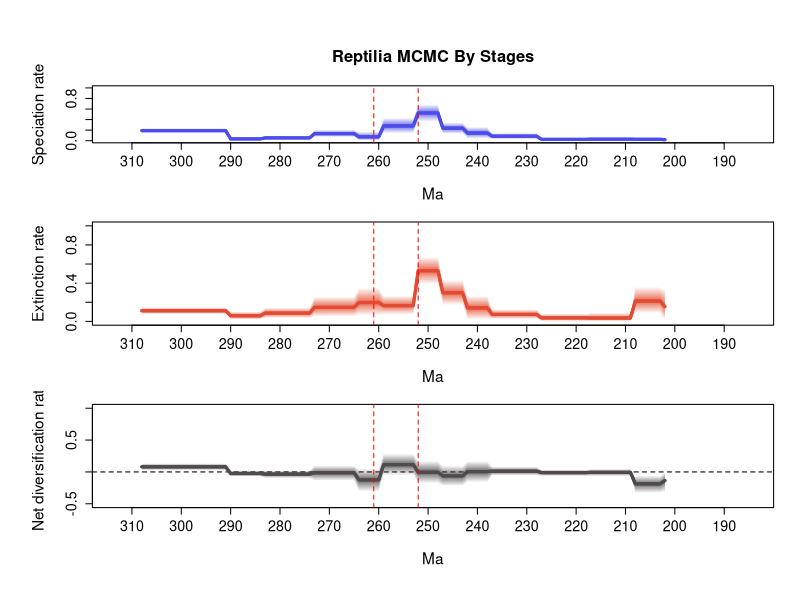

Generate this figure with R:
# 1 files combined:
# 	C:\Users\SimoesLabAdmin\Documents\BDNN_Arielli\temnospondyli\mcmc_fixshift_no_predictors\D_mcmc/combined_10_marginal_rates.log

# 95% HPDs calculated using code from Biopy (https://www.cs.auckland.ac.nz/~yhel002/biopy/)

pdf(file='C:/Users/SimoesLabAdmin/Documents/BDNN_Arielli/temnospondyli/mcmc_fixshift_no_predictors/D_mcmc/combined_10_marginal_rates_RTT_final.pdf',width=8, height=10.8)
par(mfrow=c(3,1), cex.main=1.7, cex.lab=1.4, cex.axis=1.3,
    # mar=c(4, 5, 4.5, 2),   # bottom, left, top, right margins - increased top margin
    mgp=c(3.5, 1, 0),      # distance of axis labels from plot, increase first value to move y axis label further out
    oma=c(2, 2, 2, 0))     # outer margins for the entire figure
library(scales)
plot_RTT <- function (age,hpd_M,hpd_m,mean_m,color){
    N=100
    beta=(1:(N-1))/N
    alpha_shape=0.25
    cat=1-(beta^(1./alpha_shape))
    for (i in 1:(N-1)){
        trans= 1/N + 2/N
        polygon(c(age, rev(age)), c(hpd_M-((hpd_M-mean_m)*cat[i]), rev(hpd_m+((mean_m-hpd_m)*cat[i]))), col = alpha(color,trans), border = NA)
    }
    lines(rev(age), rev(mean_m), col = color, lwd=3)
}
    
L_hpd_m95=c(NA, NA,NA,NA,NA,NA,NA,NA,NA,NA,NA,NA,NA,NA,NA,NA,NA,NA,NA,NA,NA,NA,NA,NA,NA,NA,NA,NA,NA,NA,NA,NA,NA,NA,NA,NA,NA,NA,NA,NA,NA,NA,NA,NA,NA,NA,NA,NA,NA,NA,NA,NA,NA,NA,NA,NA,NA,NA,NA,NA,NA,NA,NA,NA,NA,NA,NA,NA,NA,NA,NA,NA,NA,NA,NA,NA,NA,NA,NA,NA,NA,NA,NA,NA,NA,NA,NA,NA,NA,NA,NA,NA,NA,NA,NA,NA,NA,NA,NA,NA,NA,NA,NA,NA,NA,NA,NA,NA,NA,NA,NA,NA,NA,NA,NA,NA,NA,NA,NA,NA,NA,NA,NA,NA,NA,NA,NA,NA,NA,NA,NA,NA,NA,NA,NA,NA,NA,NA,NA,NA,NA,NA,NA,NA,NA,NA,NA,NA,NA,NA,NA,NA,NA,NA,NA,NA,NA,NA,NA,NA,NA,NA,NA,NA,NA,NA,NA,NA,NA,NA,NA,NA,NA,NA,NA,NA,NA,NA,NA,NA,NA,NA,NA,NA,NA,NA,NA,NA,NA,NA,NA,NA,NA,NA,NA,NA,NA,NA,NA,NA,NA,NA,0.0,1e-06,1e-06,1e-06,1e-06,1e-06,1e-06,3e-06,3e-06,3e-06,3e-06,3e-06,3e-06,3e-06,3e-06,3e-06,0.000437,0.000437,0.000437,0.000437,0.000437,0.000437,0.000437,0.000437,0.000437,0.000437,0.03095,0.03095,0.03095,0.03095,0.03095,0.03095,0.03095,0.03095,0.03095,0.03095,0.03717,0.03717,0.03717,0.03717,0.03717,0.129809,0.129809,0.129809,0.129809,0.129809,0.363682,0.363682,0.363682,0.363682,0.363682,0.136863,0.136863,0.136863,0.136863,0.136863,0.136863,0.136863,2e-06,2e-06,2e-06,2e-06,2e-06,0.06914,0.06914,0.06914,0.06914,0.06914,0.06914,0.06914,0.06914,0.06914,0.022938,0.022938,0.022938,0.022938,0.022938,0.022938,0.022938,0.022938,0.022938,0.022938,0.007637,0.007637,0.007637,0.007637,0.007637,0.007637,0.007637,0.148041,0.148041,0.148041,0.148041,0.148041,0.148041,0.148041,0.148041,0.148041,0.148041,0.148041,0.148041,0.148041,0.148041,0.148041,0.148041,0.148041,0.148041)
L_hpd_M95=c(NA, NA,NA,NA,NA,NA,NA,NA,NA,NA,NA,NA,NA,NA,NA,NA,NA,NA,NA,NA,NA,NA,NA,NA,NA,NA,NA,NA,NA,NA,NA,NA,NA,NA,NA,NA,NA,NA,NA,NA,NA,NA,NA,NA,NA,NA,NA,NA,NA,NA,NA,NA,NA,NA,NA,NA,NA,NA,NA,NA,NA,NA,NA,NA,NA,NA,NA,NA,NA,NA,NA,NA,NA,NA,NA,NA,NA,NA,NA,NA,NA,NA,NA,NA,NA,NA,NA,NA,NA,NA,NA,NA,NA,NA,NA,NA,NA,NA,NA,NA,NA,NA,NA,NA,NA,NA,NA,NA,NA,NA,NA,NA,NA,NA,NA,NA,NA,NA,NA,NA,NA,NA,NA,NA,NA,NA,NA,NA,NA,NA,NA,NA,NA,NA,NA,NA,NA,NA,NA,NA,NA,NA,NA,NA,NA,NA,NA,NA,NA,NA,NA,NA,NA,NA,NA,NA,NA,NA,NA,NA,NA,NA,NA,NA,NA,NA,NA,NA,NA,NA,NA,NA,NA,NA,NA,NA,NA,NA,NA,NA,NA,NA,NA,NA,NA,NA,NA,NA,NA,NA,NA,NA,NA,NA,NA,NA,NA,NA,NA,NA,NA,NA,0.065275,0.068531,0.068531,0.068531,0.068531,0.068531,0.068531,0.067105,0.067105,0.067105,0.067105,0.067105,0.067105,0.067105,0.067105,0.067105,0.057162,0.057162,0.057162,0.057162,0.057162,0.057162,0.057162,0.057162,0.057162,0.057162,0.145917,0.145917,0.145917,0.145917,0.145917,0.145917,0.145917,0.145917,0.145917,0.145917,0.261769,0.261769,0.261769,0.261769,0.261769,0.346997,0.346997,0.346997,0.346997,0.346997,0.689807,0.689807,0.689807,0.689807,0.689807,0.43677,0.43677,0.43677,0.43677,0.43677,0.43677,0.43677,0.171928,0.171928,0.171928,0.171928,0.171928,0.206786,0.206786,0.206786,0.206786,0.206786,0.206786,0.206786,0.206786,0.206786,0.085455,0.085455,0.085455,0.085455,0.085455,0.085455,0.085455,0.085455,0.085455,0.085455,0.064284,0.064284,0.064284,0.064284,0.064284,0.064284,0.064284,0.236873,0.236873,0.236873,0.236873,0.236873,0.236873,0.236873,0.236873,0.236873,0.236873,0.236873,0.236873,0.236873,0.236873,0.236873,0.236873,0.236873,0.236873)
M_hpd_m95=c(NA, NA,NA,NA,NA,NA,NA,NA,NA,NA,NA,NA,NA,NA,NA,NA,NA,NA,NA,NA,NA,NA,NA,NA,NA,NA,NA,NA,NA,NA,NA,NA,NA,NA,NA,NA,NA,NA,NA,NA,NA,NA,NA,NA,NA,NA,NA,NA,NA,NA,NA,NA,NA,NA,NA,NA,NA,NA,NA,NA,NA,NA,NA,NA,NA,NA,NA,NA,NA,NA,NA,NA,NA,NA,NA,NA,NA,NA,NA,NA,NA,NA,NA,NA,NA,NA,NA,NA,NA,NA,NA,NA,NA,NA,NA,NA,NA,NA,NA,NA,NA,NA,NA,NA,NA,NA,NA,NA,NA,NA,NA,NA,NA,NA,NA,NA,NA,NA,NA,NA,NA,NA,NA,NA,NA,NA,NA,NA,NA,NA,NA,NA,NA,NA,NA,NA,NA,NA,NA,NA,NA,NA,NA,NA,NA,NA,NA,NA,NA,NA,NA,NA,NA,NA,NA,NA,NA,NA,NA,NA,NA,NA,NA,NA,NA,NA,NA,NA,NA,NA,NA,NA,NA,NA,NA,NA,NA,NA,NA,NA,NA,NA,NA,NA,NA,NA,NA,NA,NA,NA,NA,NA,NA,NA,NA,NA,NA,NA,NA,NA,NA,NA,0.0,0.083061,0.083061,0.083061,0.083061,0.083061,0.083061,6e-06,6e-06,6e-06,6e-06,6e-06,6e-06,6e-06,6e-06,6e-06,3.4e-05,3.4e-05,3.4e-05,3.4e-05,3.4e-05,3.4e-05,3.4e-05,3.4e-05,3.4e-05,3.4e-05,0.023514,0.023514,0.023514,0.023514,0.023514,0.023514,0.023514,0.023514,0.023514,0.023514,0.018411,0.018411,0.018411,0.018411,0.018411,0.17053,0.17053,0.17053,0.17053,0.17053,0.389703,0.389703,0.389703,0.389703,0.389703,0.071678,0.071678,0.071678,0.071678,0.071678,0.071678,0.071678,0.059307,0.059307,0.059307,0.059307,0.059307,0.047968,0.047968,0.047968,0.047968,0.047968,0.047968,0.047968,0.047968,0.047968,0.032793,0.032793,0.032793,0.032793,0.032793,0.032793,0.032793,0.032793,0.032793,0.032793,0.018772,0.018772,0.018772,0.018772,0.018772,0.018772,0.018772,0.077799,0.077799,0.077799,0.077799,0.077799,0.077799,0.077799,0.077799,0.077799,0.077799,0.077799,0.077799,0.077799,0.077799,0.077799,0.077799,0.077799,0.077799)
M_hpd_M95=c(NA, NA,NA,NA,NA,NA,NA,NA,NA,NA,NA,NA,NA,NA,NA,NA,NA,NA,NA,NA,NA,NA,NA,NA,NA,NA,NA,NA,NA,NA,NA,NA,NA,NA,NA,NA,NA,NA,NA,NA,NA,NA,NA,NA,NA,NA,NA,NA,NA,NA,NA,NA,NA,NA,NA,NA,NA,NA,NA,NA,NA,NA,NA,NA,NA,NA,NA,NA,NA,NA,NA,NA,NA,NA,NA,NA,NA,NA,NA,NA,NA,NA,NA,NA,NA,NA,NA,NA,NA,NA,NA,NA,NA,NA,NA,NA,NA,NA,NA,NA,NA,NA,NA,NA,NA,NA,NA,NA,NA,NA,NA,NA,NA,NA,NA,NA,NA,NA,NA,NA,NA,NA,NA,NA,NA,NA,NA,NA,NA,NA,NA,NA,NA,NA,NA,NA,NA,NA,NA,NA,NA,NA,NA,NA,NA,NA,NA,NA,NA,NA,NA,NA,NA,NA,NA,NA,NA,NA,NA,NA,NA,NA,NA,NA,NA,NA,NA,NA,NA,NA,NA,NA,NA,NA,NA,NA,NA,NA,NA,NA,NA,NA,NA,NA,NA,NA,NA,NA,NA,NA,NA,NA,NA,NA,NA,NA,NA,NA,NA,NA,NA,NA,0.343965,0.361625,0.361625,0.361625,0.361625,0.361625,0.361625,0.091275,0.091275,0.091275,0.091275,0.091275,0.091275,0.091275,0.091275,0.091275,0.080832,0.080832,0.080832,0.080832,0.080832,0.080832,0.080832,0.080832,0.080832,0.080832,0.128269,0.128269,0.128269,0.128269,0.128269,0.128269,0.128269,0.128269,0.128269,0.128269,0.269756,0.269756,0.269756,0.269756,0.269756,0.436252,0.436252,0.436252,0.436252,0.436252,0.679658,0.679658,0.679658,0.679658,0.679658,0.270788,0.270788,0.270788,0.270788,0.270788,0.270788,0.270788,0.352423,0.352423,0.352423,0.352423,0.352423,0.262131,0.262131,0.262131,0.262131,0.262131,0.262131,0.262131,0.262131,0.262131,0.144084,0.144084,0.144084,0.144084,0.144084,0.144084,0.144084,0.144084,0.144084,0.144084,0.102856,0.102856,0.102856,0.102856,0.102856,0.102856,0.102856,0.147013,0.147013,0.147013,0.147013,0.147013,0.147013,0.147013,0.147013,0.147013,0.147013,0.147013,0.147013,0.147013,0.147013,0.147013,0.147013,0.147013,0.147013)
R_hpd_m95=c(NA, NA,NA,NA,NA,NA,NA,NA,NA,NA,NA,NA,NA,NA,NA,NA,NA,NA,NA,NA,NA,NA,NA,NA,NA,NA,NA,NA,NA,NA,NA,NA,NA,NA,NA,NA,NA,NA,NA,NA,NA,NA,NA,NA,NA,NA,NA,NA,NA,NA,NA,NA,NA,NA,NA,NA,NA,NA,NA,NA,NA,NA,NA,NA,NA,NA,NA,NA,NA,NA,NA,NA,NA,NA,NA,NA,NA,NA,NA,NA,NA,NA,NA,NA,NA,NA,NA,NA,NA,NA,NA,NA,NA,NA,NA,NA,NA,NA,NA,NA,NA,NA,NA,NA,NA,NA,NA,NA,NA,NA,NA,NA,NA,NA,NA,NA,NA,NA,NA,NA,NA,NA,NA,NA,NA,NA,NA,NA,NA,NA,NA,NA,NA,NA,NA,NA,NA,NA,NA,NA,NA,NA,NA,NA,NA,NA,NA,NA,NA,NA,NA,NA,NA,NA,NA,NA,NA,NA,NA,NA,NA,NA,NA,NA,NA,NA,NA,NA,NA,NA,NA,NA,NA,NA,NA,NA,NA,NA,NA,NA,NA,NA,NA,NA,NA,NA,NA,NA,NA,NA,NA,NA,NA,NA,NA,NA,NA,NA,NA,NA,NA,NA,-0.314471,-0.333835,-0.333835,-0.333835,-0.333835,-0.333835,-0.333835,-0.069033,-0.069033,-0.069033,-0.069033,-0.069033,-0.069033,-0.069033,-0.069033,-0.069033,-0.065545,-0.065545,-0.065545,-0.065545,-0.065545,-0.065545,-0.065545,-0.065545,-0.065545,-0.065545,-0.058631,-0.058631,-0.058631,-0.058631,-0.058631,-0.058631,-0.058631,-0.058631,-0.058631,-0.058631,-0.163672,-0.163672,-0.163672,-0.163672,-0.163672,-0.223954,-0.223954,-0.223954,-0.223954,-0.223954,-0.181495,-0.181495,-0.181495,-0.181495,-0.181495,-0.055866,-0.055866,-0.055866,-0.055866,-0.055866,-0.055866,-0.055866,-0.31204,-0.31204,-0.31204,-0.31204,-0.31204,-0.138408,-0.138408,-0.138408,-0.138408,-0.138408,-0.138408,-0.138408,-0.138408,-0.138408,-0.09741,-0.09741,-0.09741,-0.09741,-0.09741,-0.09741,-0.09741,-0.09741,-0.09741,-0.09741,-0.073656,-0.073656,-0.073656,-0.073656,-0.073656,-0.073656,-0.073656,0.026139,0.026139,0.026139,0.026139,0.026139,0.026139,0.026139,0.026139,0.026139,0.026139,0.026139,0.026139,0.026139,0.026139,0.026139,0.026139,0.026139,0.026139)
R_hpd_M95=c(NA, NA,NA,NA,NA,NA,NA,NA,NA,NA,NA,NA,NA,NA,NA,NA,NA,NA,NA,NA,NA,NA,NA,NA,NA,NA,NA,NA,NA,NA,NA,NA,NA,NA,NA,NA,NA,NA,NA,NA,NA,NA,NA,NA,NA,NA,NA,NA,NA,NA,NA,NA,NA,NA,NA,NA,NA,NA,NA,NA,NA,NA,NA,NA,NA,NA,NA,NA,NA,NA,NA,NA,NA,NA,NA,NA,NA,NA,NA,NA,NA,NA,NA,NA,NA,NA,NA,NA,NA,NA,NA,NA,NA,NA,NA,NA,NA,NA,NA,NA,NA,NA,NA,NA,NA,NA,NA,NA,NA,NA,NA,NA,NA,NA,NA,NA,NA,NA,NA,NA,NA,NA,NA,NA,NA,NA,NA,NA,NA,NA,NA,NA,NA,NA,NA,NA,NA,NA,NA,NA,NA,NA,NA,NA,NA,NA,NA,NA,NA,NA,NA,NA,NA,NA,NA,NA,NA,NA,NA,NA,NA,NA,NA,NA,NA,NA,NA,NA,NA,NA,NA,NA,NA,NA,NA,NA,NA,NA,NA,NA,NA,NA,NA,NA,NA,NA,NA,NA,NA,NA,NA,NA,NA,NA,NA,NA,NA,NA,NA,NA,NA,NA,0.0,-0.057282,-0.057282,-0.057282,-0.057282,-0.057282,-0.057282,0.046546,0.046546,0.046546,0.046546,0.046546,0.046546,0.046546,0.046546,0.046546,0.037399,0.037399,0.037399,0.037399,0.037399,0.037399,0.037399,0.037399,0.037399,0.037399,0.084042,0.084042,0.084042,0.084042,0.084042,0.084042,0.084042,0.084042,0.084042,0.084042,0.170489,0.170489,0.170489,0.170489,0.170489,0.100445,0.100445,0.100445,0.100445,0.100445,0.176408,0.176408,0.176408,0.176408,0.176408,0.287419,0.287419,0.287419,0.287419,0.287419,0.287419,0.287419,0.056582,0.056582,0.056582,0.056582,0.056582,0.100353,0.100353,0.100353,0.100353,0.100353,0.100353,0.100353,0.100353,0.100353,0.024337,0.024337,0.024337,0.024337,0.024337,0.024337,0.024337,0.024337,0.024337,0.024337,0.025228,0.025228,0.025228,0.025228,0.025228,0.025228,0.025228,0.134664,0.134664,0.134664,0.134664,0.134664,0.134664,0.134664,0.134664,0.134664,0.134664,0.134664,0.134664,0.134664,0.134664,0.134664,0.134664,0.134664,0.134664)
L_mean=c(NA, NA,NA,NA,NA,NA,NA,NA,NA,NA,NA,NA,NA,NA,NA,NA,NA,NA,NA,NA,NA,NA,NA,NA,NA,NA,NA,NA,NA,NA,NA,NA,NA,NA,NA,NA,NA,NA,NA,NA,NA,NA,NA,NA,NA,NA,NA,NA,NA,NA,NA,NA,NA,NA,NA,NA,NA,NA,NA,NA,NA,NA,NA,NA,NA,NA,NA,NA,NA,NA,NA,NA,NA,NA,NA,NA,NA,NA,NA,NA,NA,NA,NA,NA,NA,NA,NA,NA,NA,NA,NA,NA,NA,NA,NA,NA,NA,NA,NA,NA,NA,NA,NA,NA,NA,NA,NA,NA,NA,NA,NA,NA,NA,NA,NA,NA,NA,NA,NA,NA,NA,NA,NA,NA,NA,NA,NA,NA,NA,NA,NA,NA,NA,NA,NA,NA,NA,NA,NA,NA,NA,NA,NA,NA,NA,NA,NA,NA,NA,NA,NA,NA,NA,NA,NA,NA,NA,NA,NA,NA,NA,NA,NA,NA,NA,NA,NA,NA,NA,NA,NA,NA,NA,NA,NA,NA,NA,NA,NA,NA,NA,NA,NA,NA,NA,NA,NA,NA,NA,NA,NA,NA,NA,NA,NA,NA,NA,NA,NA,NA,NA,NA,0.019101104644444,0.025390962877778,0.025390962877778,0.025390962877778,0.025390962877778,0.025390962877778,0.025390962877778,0.028078105277778,0.028078105277778,0.028078105277778,0.028078105277778,0.028078105277778,0.028078105277778,0.028078105277778,0.028078105277778,0.028078105277778,0.025403816277778,0.025403816277778,0.025403816277778,0.025403816277778,0.025403816277778,0.025403816277778,0.025403816277778,0.025403816277778,0.025403816277778,0.025403816277778,0.084437024866667,0.084437024866667,0.084437024866667,0.084437024866667,0.084437024866667,0.084437024866667,0.084437024866667,0.084437024866667,0.084437024866667,0.084437024866667,0.145378974455556,0.145378974455556,0.145378974455556,0.145378974455556,0.145378974455556,0.237296576433333,0.237296576433333,0.237296576433333,0.237296576433333,0.237296576433333,0.5250097628,0.5250097628,0.5250097628,0.5250097628,0.5250097628,0.279164224933333,0.279164224933333,0.279164224933333,0.279164224933333,0.279164224933333,0.279164224933333,0.279164224933333,0.072865607311111,0.072865607311111,0.072865607311111,0.072865607311111,0.072865607311111,0.1339283666,0.1339283666,0.1339283666,0.1339283666,0.1339283666,0.1339283666,0.1339283666,0.1339283666,0.1339283666,0.053065824011111,0.053065824011111,0.053065824011111,0.053065824011111,0.053065824011111,0.053065824011111,0.053065824011111,0.053065824011111,0.053065824011111,0.053065824011111,0.033608340488889,0.033608340488889,0.033608340488889,0.033608340488889,0.033608340488889,0.033608340488889,0.033608340488889,0.1909915305,0.1909915305,0.1909915305,0.1909915305,0.1909915305,0.1909915305,0.1909915305,0.1909915305,0.1909915305,0.1909915305,0.1909915305,0.1909915305,0.1909915305,0.1909915305,0.1909915305,0.1909915305,0.1909915305,0.1909915305)
M_mean=c(NA, NA,NA,NA,NA,NA,NA,NA,NA,NA,NA,NA,NA,NA,NA,NA,NA,NA,NA,NA,NA,NA,NA,NA,NA,NA,NA,NA,NA,NA,NA,NA,NA,NA,NA,NA,NA,NA,NA,NA,NA,NA,NA,NA,NA,NA,NA,NA,NA,NA,NA,NA,NA,NA,NA,NA,NA,NA,NA,NA,NA,NA,NA,NA,NA,NA,NA,NA,NA,NA,NA,NA,NA,NA,NA,NA,NA,NA,NA,NA,NA,NA,NA,NA,NA,NA,NA,NA,NA,NA,NA,NA,NA,NA,NA,NA,NA,NA,NA,NA,NA,NA,NA,NA,NA,NA,NA,NA,NA,NA,NA,NA,NA,NA,NA,NA,NA,NA,NA,NA,NA,NA,NA,NA,NA,NA,NA,NA,NA,NA,NA,NA,NA,NA,NA,NA,NA,NA,NA,NA,NA,NA,NA,NA,NA,NA,NA,NA,NA,NA,NA,NA,NA,NA,NA,NA,NA,NA,NA,NA,NA,NA,NA,NA,NA,NA,NA,NA,NA,NA,NA,NA,NA,NA,NA,NA,NA,NA,NA,NA,NA,NA,NA,NA,NA,NA,NA,NA,NA,NA,NA,NA,NA,NA,NA,NA,NA,NA,NA,NA,NA,NA,0.154089184055556,0.212751215422222,0.212751215422222,0.212751215422222,0.212751215422222,0.212751215422222,0.212751215422222,0.034686199477778,0.034686199477778,0.034686199477778,0.034686199477778,0.034686199477778,0.034686199477778,0.034686199477778,0.034686199477778,0.034686199477778,0.036320004955556,0.036320004955556,0.036320004955556,0.036320004955556,0.036320004955556,0.036320004955556,0.036320004955556,0.036320004955556,0.036320004955556,0.036320004955556,0.072579129477778,0.072579129477778,0.072579129477778,0.072579129477778,0.072579129477778,0.072579129477778,0.072579129477778,0.072579129477778,0.072579129477778,0.072579129477778,0.141307037722222,0.141307037722222,0.141307037722222,0.141307037722222,0.141307037722222,0.299102466766667,0.299102466766667,0.299102466766667,0.299102466766667,0.299102466766667,0.530189658344444,0.530189658344444,0.530189658344444,0.530189658344444,0.530189658344444,0.1645643626,0.1645643626,0.1645643626,0.1645643626,0.1645643626,0.1645643626,0.1645643626,0.1973152079,0.1973152079,0.1973152079,0.1973152079,0.1973152079,0.146761643633333,0.146761643633333,0.146761643633333,0.146761643633333,0.146761643633333,0.146761643633333,0.146761643633333,0.146761643633333,0.146761643633333,0.086837734133333,0.086837734133333,0.086837734133333,0.086837734133333,0.086837734133333,0.086837734133333,0.086837734133333,0.086837734133333,0.086837734133333,0.086837734133333,0.058641513655556,0.058641513655556,0.058641513655556,0.058641513655556,0.058641513655556,0.058641513655556,0.058641513655556,0.111233870544444,0.111233870544444,0.111233870544444,0.111233870544444,0.111233870544444,0.111233870544444,0.111233870544444,0.111233870544444,0.111233870544444,0.111233870544444,0.111233870544444,0.111233870544444,0.111233870544444,0.111233870544444,0.111233870544444,0.111233870544444,0.111233870544444,0.111233870544444)
R_mean=c(NA, NA,NA,NA,NA,NA,NA,NA,NA,NA,NA,NA,NA,NA,NA,NA,NA,NA,NA,NA,NA,NA,NA,NA,NA,NA,NA,NA,NA,NA,NA,NA,NA,NA,NA,NA,NA,NA,NA,NA,NA,NA,NA,NA,NA,NA,NA,NA,NA,NA,NA,NA,NA,NA,NA,NA,NA,NA,NA,NA,NA,NA,NA,NA,NA,NA,NA,NA,NA,NA,NA,NA,NA,NA,NA,NA,NA,NA,NA,NA,NA,NA,NA,NA,NA,NA,NA,NA,NA,NA,NA,NA,NA,NA,NA,NA,NA,NA,NA,NA,NA,NA,NA,NA,NA,NA,NA,NA,NA,NA,NA,NA,NA,NA,NA,NA,NA,NA,NA,NA,NA,NA,NA,NA,NA,NA,NA,NA,NA,NA,NA,NA,NA,NA,NA,NA,NA,NA,NA,NA,NA,NA,NA,NA,NA,NA,NA,NA,NA,NA,NA,NA,NA,NA,NA,NA,NA,NA,NA,NA,NA,NA,NA,NA,NA,NA,NA,NA,NA,NA,NA,NA,NA,NA,NA,NA,NA,NA,NA,NA,NA,NA,NA,NA,NA,NA,NA,NA,NA,NA,NA,NA,NA,NA,NA,NA,NA,NA,NA,NA,NA,NA,-0.134988078033333,-0.187360251066667,-0.187360251066667,-0.187360251066667,-0.187360251066667,-0.187360251066667,-0.187360251066667,-0.006608095133333,-0.006608095133333,-0.006608095133333,-0.006608095133333,-0.006608095133333,-0.006608095133333,-0.006608095133333,-0.006608095133333,-0.006608095133333,-0.010916190322222,-0.010916190322222,-0.010916190322222,-0.010916190322222,-0.010916190322222,-0.010916190322222,-0.010916190322222,-0.010916190322222,-0.010916190322222,-0.010916190322222,0.011857895455556,0.011857895455556,0.011857895455556,0.011857895455556,0.011857895455556,0.011857895455556,0.011857895455556,0.011857895455556,0.011857895455556,0.011857895455556,0.004071937455556,0.004071937455556,0.004071937455556,0.004071937455556,0.004071937455556,-0.061805889855556,-0.061805889855556,-0.061805889855556,-0.061805889855556,-0.061805889855556,-0.005179894222222,-0.005179894222222,-0.005179894222222,-0.005179894222222,-0.005179894222222,0.114599862266667,0.114599862266667,0.114599862266667,0.114599862266667,0.114599862266667,0.114599862266667,0.114599862266667,-0.124449602755556,-0.124449602755556,-0.124449602755556,-0.124449602755556,-0.124449602755556,-0.012833274088889,-0.012833274088889,-0.012833274088889,-0.012833274088889,-0.012833274088889,-0.012833274088889,-0.012833274088889,-0.012833274088889,-0.012833274088889,-0.033771911888889,-0.033771911888889,-0.033771911888889,-0.033771911888889,-0.033771911888889,-0.033771911888889,-0.033771911888889,-0.033771911888889,-0.033771911888889,-0.033771911888889,-0.025033175233333,-0.025033175233333,-0.025033175233333,-0.025033175233333,-0.025033175233333,-0.025033175233333,-0.025033175233333,0.079757658633333,0.079757658633333,0.079757658633333,0.079757658633333,0.079757658633333,0.079757658633333,0.079757658633333,0.079757658633333,0.079757658633333,0.079757658633333,0.079757658633333,0.079757658633333,0.079757658633333,0.079757658633333,0.079757658633333,0.079757658633333,0.079757658633333,0.079757658633333)
trans=0.5
age=(0:(309-1))* -1
# Calculate positions for the mass extinction events
perm_trias_extinction = -252 # End-Permian mass extinction (252 Ma)
guadalupian_extinction = -261 # Guadalupian extinction (261 Ma)

# Define custom tick positions at 10 MY intervals
x_ticks <- seq(-310, -190, by=10)
x_tick_labels <- abs(x_ticks)

# First plot: Speciation rate
par(mar=c(5, 5, 4.5, 2))  # bottom, left, top, right margins
plot(age, age, type='n', ylim=c(0, 1), xlim=c(-312.9, -185.1), 
     ylab='Speciation rate', xlab='Ma', main='Reptilia MCMC By Stages', 
     xaxt='n', cex.main=1.5, cex.lab=1.4, cex.axis=1.3) # xaxt removes default x axis
axis(1, at=x_ticks, labels=x_tick_labels, cex.axis=1.3) # Custom x-axis with 10MY interval ticks
plot_RTT(age, L_hpd_M95, L_hpd_m95, L_mean, "#4c4cec")
lines(rev(age), rev(L_mean), col="#4c4cec", lwd=3)

# Add vertical lines for mass extinction events
abline(v=perm_trias_extinction, col="red", lty=2) 
abline(v=guadalupian_extinction, col="red", lty=2)

# Second plot: Extinction rate
par(mar=c(5, 5, 1, 2))  # bottom, left, top, right margins. Reduced top margin to 2.5 (from 4.5)
plot(age, age, type='n', ylim=c(0, 1), xlim=c(-312.9, -185.1), 
     ylab='Extinction rate', xlab='Ma',
     xaxt='n', cex.main=1.5, cex.lab=1.4, cex.axis=1.3) # xaxt removes default x axis
axis(1, at=x_ticks, labels=x_tick_labels, cex.axis=1.3) # Custom x-axis with 10MY interval ticks

plot_RTT(age, M_hpd_M95, M_hpd_m95, M_mean, "#e34a33")
lines(rev(age), rev(M_mean), col="#e34a33", lwd=3)

# Add vertical lines for mass extinction events
abline(v=perm_trias_extinction, col="red", lty=2)
abline(v=guadalupian_extinction, col="red", lty=2)


# Third plot: Net diversification rate
par(mar=c(5, 5, 1, 2))  # bottom, left, top, right margins. Reduced top margin to 2.5 (from 4.5)
plot(age, age, type='n', ylim=c(-0.5, 1), xlim=c(-312.9, -185.1), 
     ylab='Net diversification rate', xlab='Ma',
     xaxt='n', cex.main=1.5, cex.lab=1.4, cex.axis=1.3) # xaxt removes default x axis
axis(1, at=x_ticks, labels=x_tick_labels, cex.axis=1.3) # Custom x-axis with 10MY interval ticks

abline(h=0, lty=2, col="black")
plot_RTT(age, R_hpd_M95, R_hpd_m95, R_mean, "#504A4B")
lines(rev(age), rev(R_mean), col="#504A4B", lwd=3)

# Add vertical lines for mass extinction events
abline(v=perm_trias_extinction, col="red", lty=2)
abline(v=guadalupian_extinction, col="red", lty=2)

dev.off()
